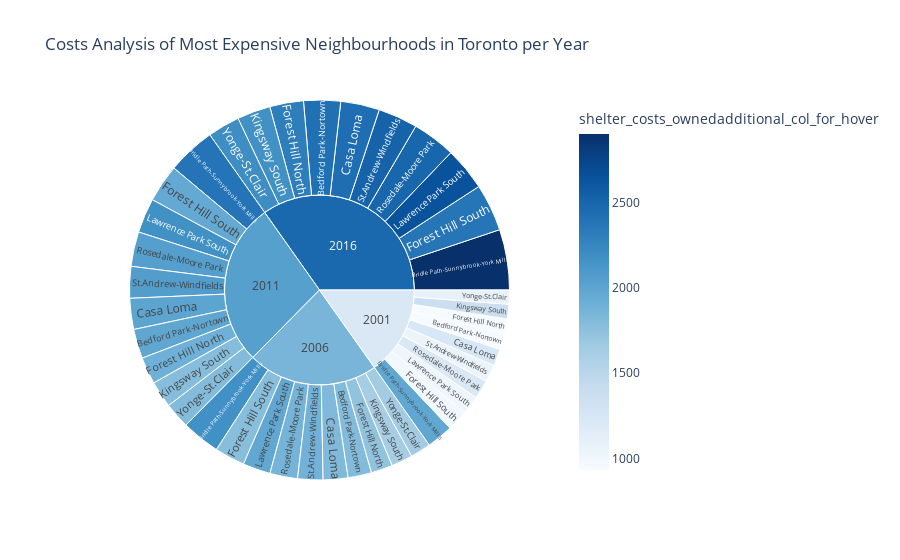

The code cell stored with this chart in its notebook:
### Code cell
# Create the sunburst chart
# YOUR CODE HERE!

### Figure 1 — Plotly figure (JSON) as saved in the notebook; plotly's stock layout.template omitted (floating-point values rounded to 4 significant figures; data arrays with more than 128 entries replaced by an {"elided": "..."} marker saying what was removed)
{"data": [{"branchvalues": "total", "customdata": {"elided": "44x3 mixed values"}, "domain": {"x": [0, 1], "y": [0, 1]}, "hovertemplate": "labels=%{label}<br>average_house_value=%{value}<br>parent=%{parent}<br>id=%{id}<br>shelter_costs_owned=%{customdata[0]}<br>shelter_costs_rented=%{customdata[1]}<br>shelter_costs_ownedadditional_col_for_hover=%{color}<extra></extra>", "ids": ["2001/Bedford Park-Nortown", "2006/Bedford Park-Nortown", "2011/Bedford Park-Nortown", "2016/Bedford Park-Nortown", "2001/Bridle Path-Sunnybrook-York Mills", "2006/Bridle Path-Sunnybrook-York Mills", "2011/Bridle Path-Sunnybrook-York Mills", "2016/Bridle Path-Sunnybrook-York Mills", "2001/Casa Loma", "2006/Casa Loma", "2011/Casa Loma", "2016/Casa Loma", "2001/Forest Hill North", "2006/Forest Hill North", "2011/Forest Hill North", "2016/Forest Hill North", "2001/Forest Hill South", "2006/Forest Hill South", "2011/Forest Hill South", "2016/Forest Hill South", "2001/Kingsway South", "2006/Kingsway South", "2011/Kingsway South", "2016/Kingsway South", "2001/Lawrence Park South", "2006/Lawrence Park South", "2011/Lawrence Park South", "2016/Lawrence Park South", "2001/Rosedale-Moore Park", "2006/Rosedale-Moore Park", "2011/Rosedale-Moore Park", "2016/Rosedale-Moore Park", "2001/St.Andrew-Windfields", "2006/St.Andrew-Windfields", "2011/St.Andrew-Windfields", "2016/St.Andrew-Windfields", "2001/Yonge-St.Clair", "2006/Yonge-St.Clair", "2011/Yonge-St.Clair", "2016/Yonge-St.Clair", "2001", "2006", "2011", "2016"], "labels": ["Bedford Park-Nortown", "Bedford Park-Nortown", "Bedford Park-Nortown", "Bedford Park-Nortown", "Bridle Path-Sunnybrook-York Mills", "Bridle Path-Sunnybrook-York Mills", "Bridle Path-Sunnybrook-York Mills", "Bridle Path-Sunnybrook-York Mills", "Casa Loma", "Casa Loma", "Casa Loma", "Casa Loma", "Forest Hill North", "Forest Hill North", "Forest Hill North", "Forest Hill North", "Forest Hill South", "Forest Hill South", "Forest Hill South", "Forest Hill South", "Kingsway South", "Kingsway South", "Kingsway South", "Kingsway South", "Lawrence Park South", "Lawrence Park South", "Lawrence Park South", "Lawrence Park South", "Rosedale-Moore Park", "Rosedale-Moore Park", "Rosedale-Moore Park", "Rosedale-Moore Park", "St.Andrew-Windfields", "St.Andrew-Windfields", "St.Andrew-Windfields", "St.Andrew-Windfields", "Yonge-St.Clair", "Yonge-St.Clair", "Yonge-St.Clair", "Yonge-St.Clair", "2001", "2006", "2011", "2016"], "marker": {"coloraxis": "coloraxis", "colors": [933, 1808, 1988, 2418, 1983, 2170, 2387, 2903, 1241, 1819, 2001, 2434, 940, 1731, 1904, 2316, 1001, 1781, 1959, 2383, 1362, 1625, 1787, 2173, 1021, 1977, 2174, 2644, 1219, 1868, 2054, 2498, 1055, 1881, 2069, 2516, 1091, 1638, 1802, 2192, 1225.0, 1856.0, 2041.0, 2483.0]}, "name": "", "parents": ["2001", "2006", "2011", "2016", "2001", "2006", "2011", "2016", "2001", "2006", "2011", "2016", "2001", "2006", "2011", "2016", "2001", "2006", "2011", "2016", "2001", "2006", "2011", "2016", "2001", "2006", "2011", "2016", "2001", "2006", "2011", "2016", "2001", "2006", "2011", "2016", "2001", "2006", "2011", "2016", "", "", "", ""], "type": "sunburst", "values": [565304, 826963, 1034387, 1295007, 927466, 1356757, 1697067, 2124653, 596077, 871981, 1090696, 1365503, 517466, 756983, 946854, 1185419, 726664, 1063011, 1329642, 1664653, 512334, 749476, 937464, 1173663, 664712, 972384, 1216283, 1522732, 664476, 972039, 1215852, 1522193, 607040, 888017, 1110755, 1390616, 494098, 722799, 904096, 1131888, 6275637, 9180410, 11483096, 14376327]}], "layout": {"autosize": true, "coloraxis": {"colorbar": {"title": {"text": "shelter_costs_ownedadditional_col_for_hover"}}, "colorscale": [[0, "rgb(247,251,255)"], [0.125, "rgb(222,235,247)"], [0.25, "rgb(198,219,239)"], [0.375, "rgb(158,202,225)"], [0.5, "rgb(107,174,214)"], [0.625, "rgb(66,146,198)"], [0.75, "rgb(33,113,181)"], [0.875, "rgb(8,81,156)"], [1, "rgb(8,48,107)"]]}, "legend": {"tracegroupgap": 0}, "title": {"text": "Costs Analysis of Most Expensive Neighbourhoods in Toronto per Year"}}}
